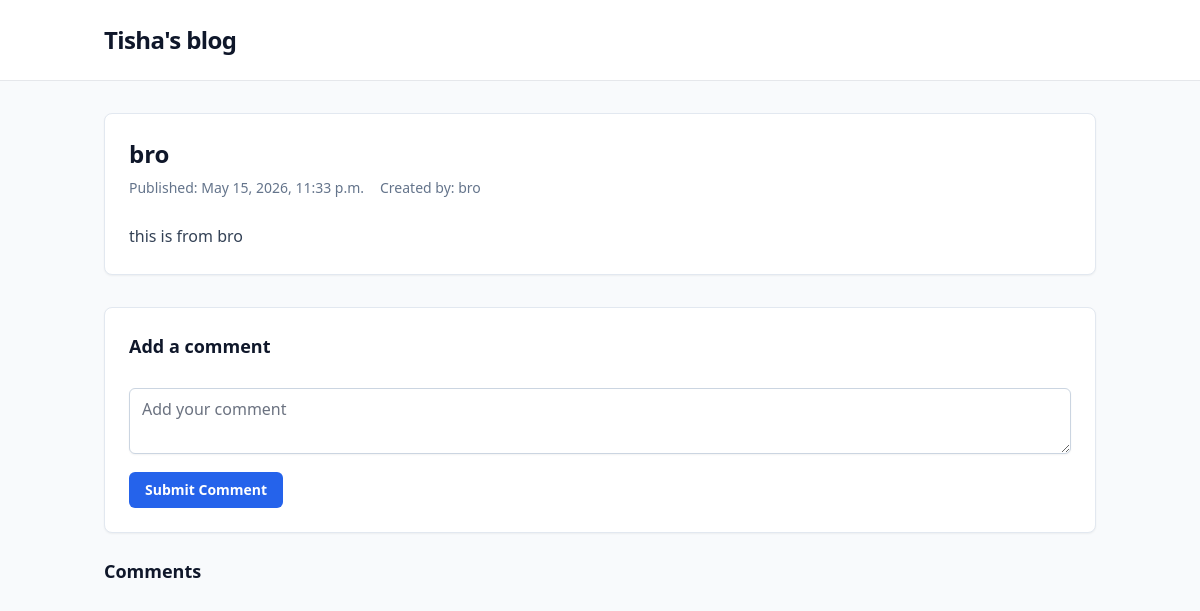
Page /pos/30 (signed in) on the committed database.
### myblog/models.py (models this page shows)
class post(models.Model):
        title = models.CharField(max_length=100)
        body = models.CharField(max_length=100000)
        updated_at = models.DateTimeField(auto_now=True)
        created_date = models.DateTimeField(auto_now_add=True)
        author = models.ForeignKey(User, on_delete=models.CASCADE)

### myblog/views.py (the view)
# urls.py: path('pos/<str:pk>', views.pos, name="pos"),
@login_required
def pos(request, pk):
    if request.method == 'POST':
        text = request.POST['text']
        ps = post.objects.get(id=pk)
        comment.objects.create(text=text, pOst=ps, author = request.user)
        com = ps.comments.all()
        return render(request, 'post.html', {'p' : ps,'com' : com})
    else:
        ps = post.objects.get(id=pk)
        com = comment.objects.filter(pOst=ps)
        return render(request, 'post.html', {'p' : ps,'com' : com})

### templates/post.html (shortened to what this page needs)
{% extends 'base.html' %}
{% block body %}
    <header class="border-b bg-white">
        <div class="mx-auto max-w-5xl px-4 py-6">
            <h1 class="text-2xl font-bold tracking-tight">Tisha's blog</h1>
        </div>
    </header>
    <main class="mx-auto max-w-5xl px-4 py-8">
        <article class="rounded-lg border border-slate-200 bg-white p-6 shadow-sm">
            <h1 class="text-2xl font-bold text-slate-900">{{p.title}}</h1>
            <div class="mt-2 flex flex-wrap gap-x-4 gap-y-1 text-sm text-slate-500">
                <span>Published: {{p.created_date}}</span>
                <span>Created by: {{ p.author.username }}</span>
            </div>
            <div class="prose prose-slate mt-6 max-w-none">
                <p>{{p.body}}</p>
            </div>
        </article>
        <section class="mt-8 rounded-lg border border-slate-200 bg-white p-6 shadow-sm">
            <h2 class="text-lg font-semibold text-slate-900">Add a comment</h2>
            <form method="POST" class="mt-4 space-y-3">
                <textarea name="text" placeholder="Add your comment"
                    class="w-full rounded-md border-slate-300 shadow-sm focus:border-blue-600 focus:ring-blue-600"></textarea>
                <button type="submit" value="Send Request"
                    class="inline-flex items-center rounded-md bg-blue-600 px-4 py-2 text-sm font-semibold text-white hover:bg-blue-700 focus:outline-none focus-visible:ring-2 focus-visible:ring-blue-600 focus-visible:ring-offset-2">
                    Submit Comment
                </button>
            </form>
        </section>
        <section class="mt-6">
            <h2 class="text-lg font-semibold text-slate-900">Comments</h2>
        </section>
    </main>
{% endblock %}

### rows in the picture
post: title "bro", created_date "May 15, 2026, 11:33 p.m.", author.username "bro", body "this is from bro"
